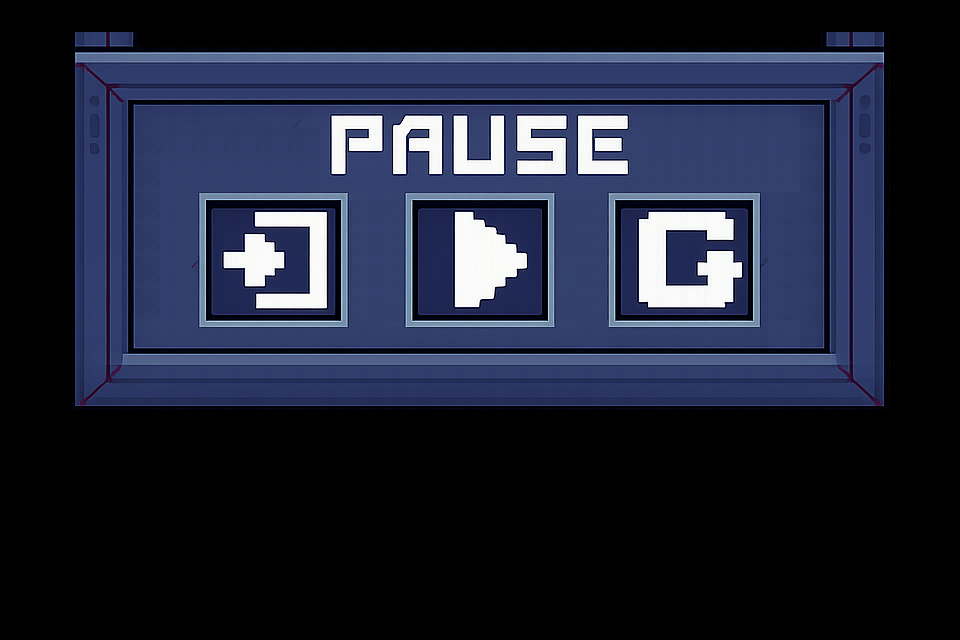

This is a level from a 2D game, rendered from its Tiled map with the project's own tilesets. A one-line summary and the complete map file follow:
An orthogonal 30x20 tile map with 32x32 px tiles, 1 tile layer (Слой тайлов 1) and 3 objects.

<map version="1.10" tiledversion="1.11.2" orientation="orthogonal" renderorder="right-down" width="30" height="20" tilewidth="32" tileheight="32" infinite="0" nextlayerid="5" nextobjectid="6">
 <tileset firstgid="1" name="паузкааааааааааа" tilewidth="32" tileheight="32" tilecount="1536" columns="48">
  <image source="assets/pause.png" width="1536" height="1024" />
 </tileset>
 <layer id="1" name="Слой тайлов 1" width="30" height="20">
  <data encoding="csv">
1421,1421,1421,1421,1421,1421,1421,1421,1421,1421,1421,1421,1421,1421,1421,1421,1421,1421,1421,1421,1421,1421,1421,1421,1421,1421,1421,1421,1421,1421,
1421,1421,636,637,638,658,658,658,658,658,658,658,658,658,658,658,658,658,658,658,658,658,658,658,658,659,660,661,1421,1421,
1421,1421,684,685,707,707,707,707,707,707,707,707,707,707,707,707,707,707,707,707,707,707,707,707,707,707,708,709,1421,1421,
1421,1421,732,733,734,735,736,737,738,739,740,741,742,743,744,745,746,747,748,749,750,750,750,750,750,755,756,757,1421,1421,
1421,1421,780,781,782,783,783,783,783,783,788,789,790,791,792,793,794,795,796,797,798,798,798,798,798,1043,804,805,1421,1421,
1421,1421,828,829,782,831,831,831,831,831,836,837,838,839,840,841,842,843,844,845,846,846,846,846,846,1043,1092,853,1421,1421,
1421,1421,876,877,782,879,880,881,882,883,884,885,886,887,888,889,890,891,892,893,894,895,896,897,898,1043,1092,901,1421,1421,
1421,1421,924,925,782,879,928,929,930,931,932,885,934,935,936,937,938,939,892,941,942,943,944,945,898,1043,1092,949,1421,1421,
1421,1421,972,973,782,879,976,977,978,979,980,885,934,983,984,985,986,987,892,989,990,991,992,993,898,1043,1092,997,1421,1421,
1421,1421,1020,1021,782,879,1024,1025,1026,1027,1028,885,1030,1031,1032,1033,1034,1035,892,1037,1038,1039,1040,1041,898,1043,1092,1045,1421,1421,
1421,1421,1068,1069,1070,1071,1072,1073,1073,1073,1076,1071,1078,1079,1079,1081,1082,1083,1071,1085,1087,1087,1088,1089,1071,1091,1092,1093,1421,1421,
1421,1421,1116,1117,1118,1119,1119,1119,1119,1119,1119,1119,1119,1119,1119,1119,1119,1119,1119,1119,1119,1119,1119,1119,1119,1139,1140,1141,1421,1421,
1421,1421,1164,1165,1166,1167,1168,1169,1170,1171,1172,1173,1174,1175,1176,1177,1178,1179,1180,1181,1182,1183,1184,1185,1186,1187,1188,1189,1421,1421,
1421,1421,1421,1421,1421,1421,1421,1421,1421,1421,1421,1421,1421,1421,1421,1421,1421,1421,1421,1421,1421,1421,1421,1421,1421,1421,1421,1421,1421,1421,
1421,1421,1421,1421,1421,1421,1421,1421,1421,1421,1421,1421,1421,1421,1421,1421,1421,1421,1421,1421,1421,1421,1421,1421,1421,1421,1421,1421,1421,1421,
1421,1421,1421,1421,1421,1421,1421,1421,1421,1421,1421,1421,1421,1421,1421,1421,1421,1421,1421,1421,1421,1421,1421,1421,1421,1421,1421,1421,1421,1421,
1421,1421,1421,1421,1421,1421,1421,1421,1421,1421,1421,1421,1421,1421,1421,1421,1421,1421,1421,1421,1421,1421,1421,1421,1421,1421,1421,1421,1421,1421,
1421,1421,1421,1421,1421,1421,1421,1421,1421,1421,1421,1421,1421,1421,1421,1421,1421,1421,1421,1421,1421,1421,1421,1421,1421,1421,1421,1421,1421,1421,
1421,1421,1421,1421,1421,1421,1421,1421,1421,1421,1421,1421,1421,1421,1421,1421,1421,1421,1421,1421,1421,1421,1421,1421,1421,1421,1421,1421,1421,1421,
1421,1421,1421,1421,1421,1421,1421,1421,1421,1421,1421,1421,1421,1421,1421,1421,1421,1421,1421,1421,1421,1421,1421,1421,1421,1421,1421,1421,1421,1421
</data>
 </layer>
 <objectgroup id="2" name="button_exit">
  <properties>
   <property name="action" value="exit" />
  </properties>
  <object id="3" x="201.334" y="193.333" width="149.333" height="136">
   <properties>
    <property name="action" value="exit" />
   </properties>
  </object>
 </objectgroup>
 <objectgroup id="4" name="button_restart">
  <properties>
   <property name="action" value="restart" />
  </properties>
  <object id="5" x="606.667" y="190.667" width="153.333" height="134.667">
   <properties>
    <property name="action" value="restart" />
   </properties>
  </object>
 </objectgroup>
 <objectgroup id="3" name="button_resume">
  <properties>
   <property name="action" value="resume" />
  </properties>
  <object id="4" x="405.333" y="190.667" width="149.333" height="134.667">
   <properties>
    <property name="action" value="resume" />
   </properties>
  </object>
 </objectgroup>
</map>
